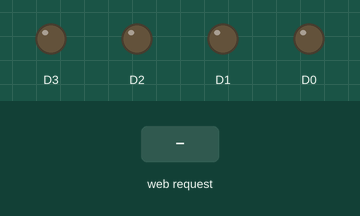
A sketch run on a simulated ESP8266 (NodeMCU). Parts: output pins drawn as LEDs (lit = HIGH). The inputs (shaded band) are chosen by the test bench. WiFi joins after 1.5 s; servers stay silent unless stated; what the sketch prints to the serial monitor is not drawn.

Above: at 2.7 s.
2.8 s: HTTP request GET /gpio/1 received
At 4.0 s:
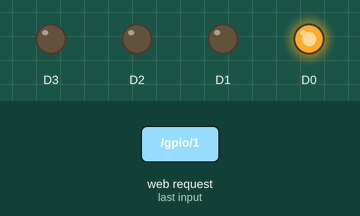
4.3 s: HTTP request GET /gpio/2 received
At 5.3 s:
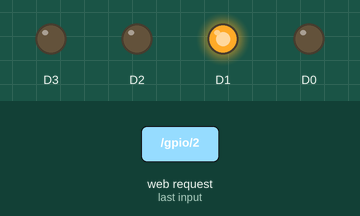
5.8 s: HTTP request GET /gpio/3 received
At 6.4 s:
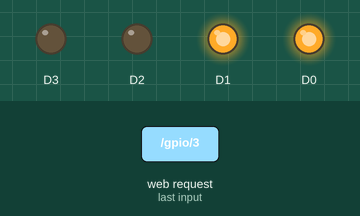
7.3 s: HTTP request GET /gpio/4 received
At 8.5 s:
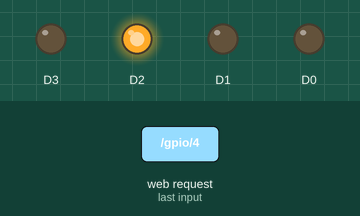
8.8 s: HTTP request GET /gpio/5 received
At 9.9 s:
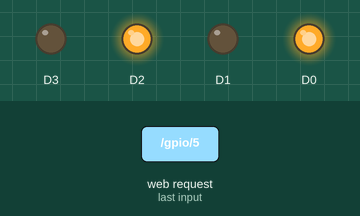
10.3 s: HTTP request GET /gpio/6 received
At 11.0 s:
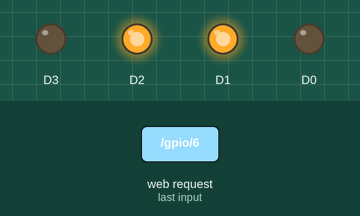
Timing chart, 0 to 12.8 s (numbered marks = the images above; inputs shaded):
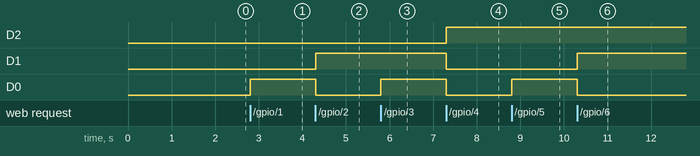

The sketch:

WiFiManualWebServer.ino
```cpp
/*
    This sketch demonstrates how to set up a simple HTTP-like server.
    The server will set a GPIO pin depending on the request
      http://server_ip/gpio/0 will set the GPIO2 low,
      http://server_ip/gpio/1 will set the GPIO2 high
    server_ip is the IP address of the ESP8266 module, will be
    printed to Serial when the module is connected.
*/

#include <ESP8266WiFi.h>

#ifndef STASSID
#define STASSID "SK_WiFiGIGA8D89"
#define STAPSK  "1608014530"
#endif

const char* ssid = STASSID;
const char* password = STAPSK;

// Create an instance of the server
// specify the port to listen on as an argument
WiFiServer server(80);

void setup() {
  Serial.begin(9600);

  // prepare GPIO
  pinMode(D0, OUTPUT);
  digitalWrite(D0, 0);
  pinMode(D1, OUTPUT);
  digitalWrite(D1, 0);
  pinMode(D2, OUTPUT);
  digitalWrite(D2, 0);
  pinMode(D3, OUTPUT);
  digitalWrite(D3, 0);

  // Connect to WiFi network
  Serial.println();
  Serial.println();
  Serial.print(F("Connecting to "));
  Serial.println(ssid);

  WiFi.mode(WIFI_STA);
  WiFi.begin(ssid, password);

  while (WiFi.status() != WL_CONNECTED) {
    delay(500);
    Serial.print(F("."));
  }
  Serial.println();
  Serial.println(F("WiFi connected"));

  // Start the server
  server.begin();
  Serial.println(F("Server started"));

  // Print the IP address
  Serial.println(WiFi.localIP());
}

void loop() {
  // Check if a client has connected
  WiFiClient client = server.available();
  if (!client) {
    return;
  }
  Serial.println(F("new client"));

  client.setTimeout(5000); // default is 1000

  // Read the first line of the request
  String req = client.readStringUntil('\r');
  Serial.println(F("request: "));
  Serial.println(req);

  // Match the request
  int val;
  if (req.indexOf(F("/gpio/0")) != -1)
  {
    val = 0;
    digitalWrite(D0, 0);
    digitalWrite(D1, 0);
    digitalWrite(D2, 0);
    digitalWrite(D3, 0);
  }
  else if (req.indexOf(F("/gpio/1")) != -1)
  {
    val = 1;
    digitalWrite(D0, 1);
    digitalWrite(D1, 0);
    digitalWrite(D2, 0);
    digitalWrite(D3, 0);
  }
  else if (req.indexOf(F("/gpio/2")) != -1)
  {
    val = 2;
    digitalWrite(D0, 0);
    digitalWrite(D1, 1);
    digitalWrite(D2, 0);
    digitalWrite(D3, 0);
  }
  else if (req.indexOf(F("/gpio/3")) != -1)
  {
    val = 3;
    digitalWrite(D0, 1);
    digitalWrite(D1, 1);
    digitalWrite(D2, 0);
    digitalWrite(D3, 0);
  }
  else if (req.indexOf(F("/gpio/4")) != -1)
  {
    val = 4;
    digitalWrite(D0, 0);
    digitalWrite(D1, 0);
    digitalWrite(D2, 1);
    digitalWrite(D3, 0);
  }
  else if (req.indexOf(F("/gpio/5")) != -1)
  {
    val = 5;
    digitalWrite(D0, 1);
    digitalWrite(D1, 0);
    digitalWrite(D2, 1);
    digitalWrite(D3, 0);
  }
  else if (req.indexOf(F("/gpio/6")) != -1)
  {
    val = 6;
    digitalWrite(D0, 0);
    digitalWrite(D1, 1);
    digitalWrite(D2, 1);
    digitalWrite(D3, 0);
  }
  else if (req.indexOf(F("/gpio/7")) != -1)
  {
    val = 7;
    digitalWrite(D0, 1);
    digitalWrite(D1, 1);
    digitalWrite(D2, 1);
    digitalWrite(D3, 0);
  }
  else if (req.indexOf(F("/gpio/8")) != -1)
  {
    val = 8;
    digitalWrite(D0, 0);
    digitalWrite(D1, 0);
    digitalWrite(D2, 0);
    digitalWrite(D3, 1);
  }
  else if (req.indexOf(F("/gpio/9")) != -1)
  {
    val = 9;
    digitalWrite(D0, 1);
    digitalWrite(D1, 0);
    digitalWrite(D2, 0);
    digitalWrite(D3, 1);
  }
  else
  {
    Serial.println(F("invalid request"));
    val = digitalRead(LED_BUILTIN);
  }

  // read/ignore the rest of the request
  // do not client.flush(): it is for output only, see below
  while (client.available()) {
    // byte by byte is not very efficient
    client.read();
  }

  // Send the response to the client
  // it is OK for multiple small client.print/write,
  // because nagle algorithm will group them into one single packet
  client.print(F("HTTP/1.1 200 OK\r\nContent-Type: text/html\r\n\r\n<!DOCTYPE HTML>\r\n<html>\r\nSelected number is "));
  client.print((val) ? F("valid") : F("invalid"));

  client.print(F("<br><br>Number 0 <a href='http://"));
  client.print(WiFi.localIP());
  client.print(F("/gpio/0'>send</a> to client."));

  client.print(F("<br><br>Number 1 <a href='http://"));
  client.print(WiFi.localIP());
  client.print(F("/gpio/1'>send</a> to client."));

  client.print(F("<br><br>Number 2 <a href='http://"));
  client.print(WiFi.localIP());
  client.print(F("/gpio/2'>send</a> to client."));

  client.print(F("<br><br>Number 3 <a href='http://"));
  client.print(WiFi.localIP());
  client.print(F("/gpio/3'>send</a> to client."));

  client.print(F("<br><br>Number 4 <a href='http://"));
  client.print(WiFi.localIP());
  client.print(F("/gpio/4'>send</a> to client."));

  client.print(F("<br><br>Number 5 <a href='http://"));
  client.print(WiFi.localIP());
  client.print(F("/gpio/5'>send</a> to client."));

  client.print(F("<br><br>Number 6 <a href='http://"));
  client.print(WiFi.localIP());
  client.print(F("/gpio/6'>send</a> to client."));

  client.print(F("<br><br>Number 7 <a href='http://"));
  client.print(WiFi.localIP());
  client.print(F("/gpio/7'>send</a> to client."));

  client.print(F("<br><br>Number 8 <a href='http://"));
  client.print(WiFi.localIP());
  client.print(F("/gpio/8'>send</a> to client."));

  client.print(F("<br><br>Number 9 <a href='http://"));
  client.print(WiFi.localIP());
  client.print(F("/gpio/9'>send</a> to client."));

  client.print(F("<br><br>Thank you ^^</html>"));


  // The client will actually be *flushed* then disconnected
  // when the function returns and 'client' object is destroyed (out-of-scope)
  // flush = ensure written data are received by the other side
  Serial.println(F("Disconnecting from client"));
}
```

Measured:
- after the input at 2.8 s, D0: LOW → HIGH at once
- after the input at 4.3 s, D1: LOW → HIGH at once; D0: HIGH → LOW at once
- after the input at 5.8 s, D0: LOW → HIGH at once
- after the input at 7.3 s, D2: LOW → HIGH at once; D1, D0: HIGH → LOW at once
- after the input at 8.8 s, D0: LOW → HIGH at once
- after the input at 10.3 s, D1: LOW → HIGH at once; D0: HIGH → LOW at once
